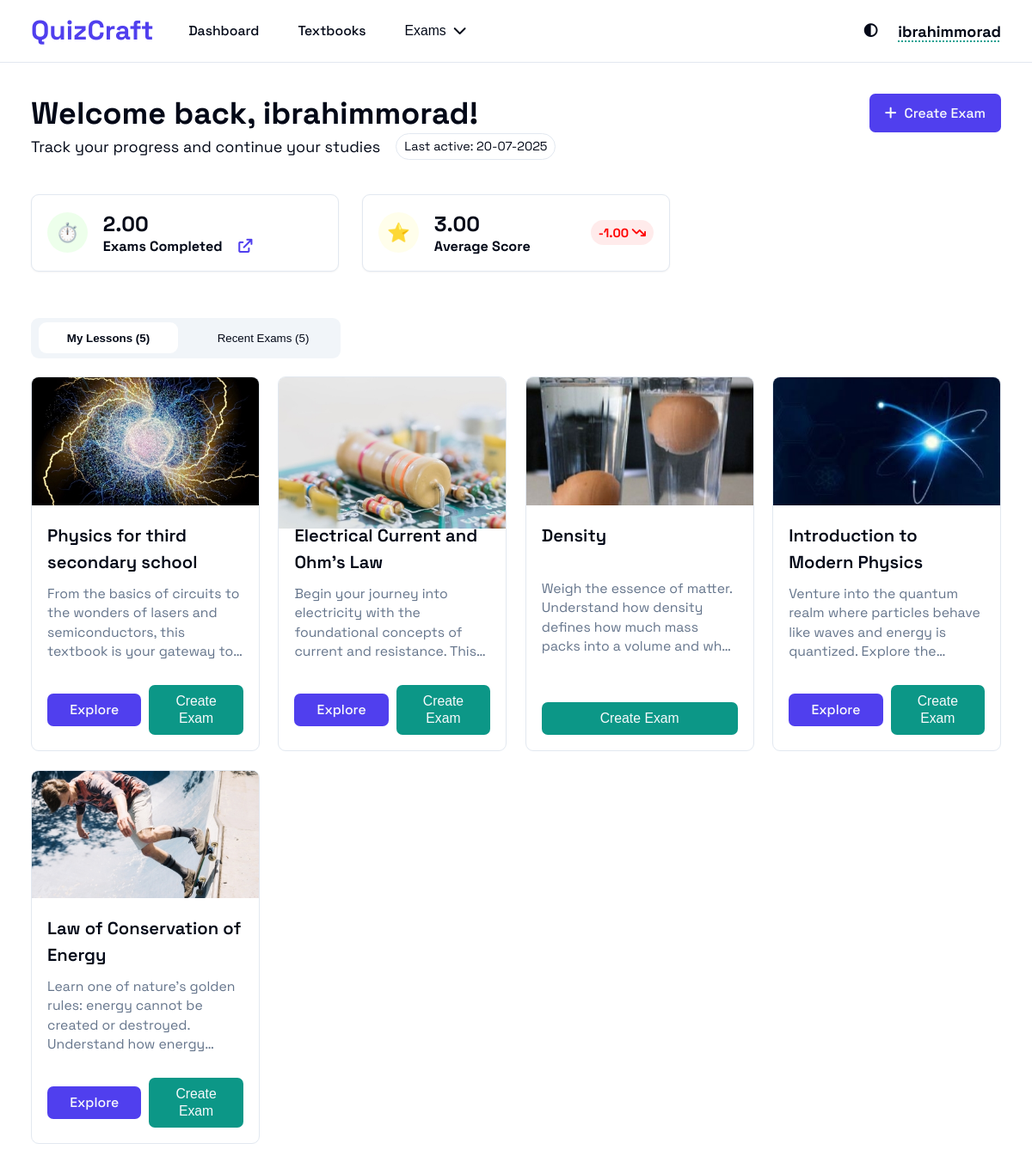
The page /dashboard/ (signed in) on the database its author committed.
### scope/models.py (models this page shows, shortened)
class Scope(models.Model):
    class LevelChoices(models.IntegerChoices):
        TEXTBOOK = 0, "Textbook"
        UNIT = 1, "Unit"
        CHAPTER = 2, "Chapter"
        LESSON = 3, "Lesson"
    title = models.CharField(max_length=256)
    caption = models.TextField(blank=True, default="")
    cover = models.ImageField(null=True, blank=True)
    slug = models.SlugField(max_length=512, unique=True, editable=False)
    in_scope_order = models.PositiveSmallIntegerField(
        default=0
    )  # 0 is just for Textbooks since it is not sorted by this field and does not need sorting
    parent = models.ForeignKey(
        "self",
        null=True,
        blank=True,
        on_delete=models.CASCADE,
        related_name="children",
        related_query_name="child",
        db_index=True,
    )
    level = models.PositiveSmallIntegerField(
        choices=LevelChoices, default=LevelChoices.TEXTBOOK, editable=False
    )
    class Meta:
        ordering = ["in_scope_order"]
        constraints = [
            models.UniqueConstraint(
                fields=["parent", "in_scope_order"],
                condition=models.Q(parent__isnull=False),
                name="unique_scope_order_in_parent",
            ),
            models.UniqueConstraint(
                fields=["parent", "title"], name="unique_title_of_same_parent"
            ),
        ]
    @property
    def url(self):
        return reverse("scope-details", kwargs={"slug": self.slug})
    @property
    def type(self):
        return self.LevelChoices(self.level).label

### dashboard/views.py (the view)
# urls.py: path("dashboard/", dashboard, name="dashboard"),
@login_required
def dashboard(request):
    submissions = Submission.objects.filter(
        user=request.user, score__isnull=False
    ).order_by("-updated_at")
    submissions_count = submissions.count()
    avg_score = submissions.aggregate(avg_score=Avg("score"))["avg_score"]
    prev_avg_score = 0
    if submissions_count > 1:
        prev_avg_score = submissions[: submissions_count - 1].aggregate(
            avg_score=Avg("score")
        )["avg_score"]
    context = {
        "stats": [
            {
                "title": "Exams Completed",
                "count": submissions_count,
                "icon": "⏱️",
                "url": reverse("exam-list"),
                "trend": None,
            },
            {
                "title": "Average Score",
                "count": avg_score,
                "icon": "⭐",
                "url": None,
                "trend": avg_score - prev_avg_score,
            },
        ],
        "My_lessons": request.user.profile.scopes.all(),
        "recent_exams": get_submissions(request=request, limit=5),
    }
    return render(request, "dashboard/dashboard.html", context)

### exam/models.py (called while the page is built)
    @property
    def percentage(self):
        if self.score:
            return self.score / self.exam.problems.count() * 100
        return None

### dashboard/templates/dashboard/dashboard.html (shortened to what this page needs)
{% extends "base.html" %}
{% load static %}
{% load exam_filters %}
{% block css %}
<link rel="stylesheet" href="{% static 'css/base.css' %}">
<link rel="stylesheet" href="{% static 'css/header.css' %}">
<link rel="stylesheet" href="{% static 'css/dashboard.css' %}">
<link rel="stylesheet" href="{% static 'css/scope.css' %}">
<link rel="stylesheet" href="{% static 'css/exam_list.css' %}">
<link rel="stylesheet" href="https://cdnjs.cloudflare.com/ajax/libs/font-awesome/6.5.0/css/all.min.css">
{% endblock css %}
{% block content %}
{% include "components/header.html" %}
<main class="container">
  <div class="dashboard-header">
    <div>
      <h1>Welcome back, {{ user.username }}!</h1>
      <div class="dashboard-subheader">
        <p>Track your progress and continue your studies</p>
        <span class="badge">Last active: {{ user.last_login|date:"d-m-Y" }}</span>
      </div>
    </div>
    <a href="{% url 'exam-custom' %}" class="btn-primary">
      <i class="fa-solid fa-plus"></i>
      Create Exam
    </a>
  </div>
  <section class="summary-grid">
    {% for stat in stats  %}
    {% include "dashboard/components/summary_card.html" with title=stat.title count=stat.count icon=stat.icon url=stat.url trend=stat.trend %}
    {% endfor %}
  </section>
  <nav class="tabs">
    <div class="tab-switcher"></div>
    <button data-tab="lessons" class="tab-trigger active">My Lessons ({{ My_lessons|length }})</button>
    <button data-tab="recent" class="tab-trigger">Recent Exams ({{ recent_exams.submissions|length }})</button>
  </nav>
  <div id="tab-lessons" class="tab-content active">
    <div class="content-grid">
      {% for lesson in My_lessons %}
        {% include "components/card.html" with scope=lesson %}
      {% endfor %}
    </div>
  </div>
{% endblock %}

### templates/base.html (shortened to what this page needs)
{% load static %}
<!DOCTYPE html>
<html lang="en">
  <head>
    {% block css %}
    {% endblock css %}
    <link rel="stylesheet" href="https://cdnjs.cloudflare.com/ajax/libs/font-awesome/6.0.0-beta3/css/all.min.css">
  </head>
  <body>
    {% block content %}
    {% endblock content %}
  </body>
</html>

### templates/components/header.html (shortened to what this page needs)
{% load static %}
<header class="main-header">
  <div class="header-container">
    <div class="header-content">
      <div class="header-left-content">
        <a href="{% url 'dashboard' %}" class="logo">
          <span>QuizCraft</span>
        </a>
        <nav class="main-nav">
          <ul>
            <li>
              <a href="{% url 'dashboard' %}">Dashboard</a>
            </li>
            <li>
              <a href="{% url 'textbooks' %}">Textbooks</a>
            </li>
            <li>
              <button class="header-exam-button">
                <span>Exams</span>
                <i class="fa-solid fa-chevron-down"></i>
              </button>
            </li>
          </ul>
        </nav>
      </div>
      <div class="header-right-content">
        <span class="theme-toggle-button"></span>
        <div class="auth-container">
          {% if user.is_authenticated %}
          <strong class="user-name">{{ user.username }}</strong>
          {% else %}
          <a href="{% url 'login' %}">Login</a>
          <span>/</span>
          <a href="{% url 'register' %}">Register</a>
          {% endif %}
        </div>
      </div>
    </div>
  </div>
</header>

### dashboard/templates/dashboard/components/summary_card.html
<div class="summary-card">
  <div class="icon" data-type="{{ title|slugify }}">{{ icon }}</div>
  <div class="info">
    <h2>{{ count|floatformat:2 }}</h2>
    <p>
      {{ title }}
      {% if url %}
      <a href="{{ url }}" class="quick-link">
        <i class="fa-solid fa-external-link"></i>
      </a>
      {% endif %}
    </p>
  </div>
  {% if trend is not None %}
    <span class="trend" data-value="{{ trend }}">
      {{ trend|floatformat:2 }}
      <i class="fa-solid {% if trend > 0 %}fa-arrow-trend-up{% elif trend < 0 %}fa-arrow-trend-down{% else %}fa-arrow-right{% endif %}"></i>
    </span>
  {% endif %}
</div>

### templates/components/card.html
<div class="card">
  <div class="thumbnail">
    <img src="{% if scope.cover %}{{ scope.cover.url }}{% else %}''{% endif %}" alt="{{ scope.title }}" width="400">
  </div>
  <div class="card-content">
    <h3 class="card-title">{{ scope.title }}</h3>
    <p class="card-caption">{{ scope.caption }}</p>
    <div class="card-actions">
      {% if scope.type != "Lesson" %}
        <a href="{{ scope.url }}">Explore</a>
      {% endif %}
      {% include "components/create_exam.html" with is_card=True type=scope.type id=scope.id %}
    </div>
  </div>
</div>

### templates/components/create_exam.html (shortened to what this page needs)
<form action="{% url 'exam-create' %}" method="post" class="create-exam-form">
    <button type="submit" class="create-exam-btn">Create {% if not is_card %}Full {{ type }} {% endif %} Exam</button>
  </form>

### templates/components/exam_card.html (shortened to what this page needs)
{% load exam_filters %}

### static/css/base.css (style rules this page uses)
:root { --background: hsl(0, 0%, 100%); --foreground: hsl(222.2, 84%, 4.9%); --card: hsl(0, 0%, 100%); --card-foreground: hsl(222.2, 84%, 4.9%); --popover: hsl(0, 0%, 100%); --popover-foreground: hsl(222.2, 84%, 4.9%); --primary: hsl(246, 84%, 59%); --primary-foreground: hsl(210, 40%, 98%); --secondary: hsl(210, 40%, 96.1%); --secondary-foreground: hsl(222.2, 47.4%, 11.2%); --muted: hsl(210, 40%, 96.1%); --muted-foreground: hsl(215.4, 16.3%, 46.9%); --accent: hsl(173, 85%, 32%); --accent-foreground: hsl(210, 40%, 98%); --message-warning-fg: rgb(102, 60, 0); --message-warning-bg: rgb(255, 244, 229); --message-error-fg: rgb(152, 0, 0); --message-error-bg: rgb(255, 226, 183); --message-success-fg: rgb(1, 164, 1); --message-success-bg: rgb(226, 255, 226); --destructive: hsl(0, 84.2%, 60.2%); --destructive-foreground: hsl(210, 40%, 98%); --border: hsl(214.3, 31.8%, 91.4%); --input: hsl(214.3, 31.8%, 91.4%); --ring: hsl(222.2, 84%, 4.9%); --radius: 0.5rem; --sidebar-background: hsl(0, 0%, 98%); --sidebar-foreground: hsl(240, 5.3%, 26.1%); --sidebar-primary: hsl(240, 5.9%, 10%); --sidebar-primary-foreground: hsl(0, 0%, 98%); --sidebar-accent: hsl(240, 4.8%, 95.9%); --sidebar-accent-foreground: hsl(240, 5.9%, 10%); --sidebar-border: hsl(220, 13%, 91%); --sidebar-ring: hsl(217.2, 91.2%, 59.8%); }
* { box-sizing: border-box; margin: 0; padding: 0; }
html { font-family: 'spacegrotesk', sans-serif; font-weight: 400; font-size: 18px; }
body { min-height: 100vh; width: 100%; background-color: var(--background); color: var(--foreground); position: relative; display: flex; flex-direction: column; align-items: stretch; }
.container { max-width: 80rem; margin: 0 auto; padding: 2rem 1rem; width: 100%; }
@media (min-width: 640px) { .container { padding-left: 1.5rem; padding-right: 1.5rem; } }
@media (min-width: 1024px) { .container { padding-left: 2rem; padding-right: 2rem; } }

### static/css/header.css (style rules this page uses)
.main-header { background-color: var(--background); border-bottom: 1px solid var(--border); position: sticky; top: 0; z-index: 10; }
.header-container { max-width: 80rem; margin-left: auto; margin-right: auto; padding-left: 1rem; padding-right: 1rem; }
@media (min-width: 640px) { .header-container { padding-left: 1.5rem; padding-right: 1.5rem; } }
@media (min-width: 1024px) { .header-container { padding-left: 2rem; padding-right: 2rem; } }
.header-content { display: flex; justify-content: space-between; height: 4rem; }
.header-left-content { display: flex; align-items: center; }
.main-nav { display: none; }
@media (min-width: 1024px) { .main-nav { display: block; } }
.main-nav>ul { display: flex; align-items: center; gap: 1rem; margin-left: 1.5rem; list-style: none; }
.main-nav>ul>li { display: flex; align-items: center; gap: 0.5rem; cursor: pointer; position: relative; }
.auth-container { display: none; align-items: center; gap: 0.5rem; }
@media (min-width: 1024px) { .auth-container { display: flex; } }
.menu-button, .theme-toggle-button { display: flex; align-items: center; cursor: pointer; border-radius: var(--radius); }

### static/css/exam_list.css (style rules this page uses)
.btn-primary { background-color: var(--primary); color: var(--primary-foreground); border: none; }

### rows shown on the page
Scope: cover (picture), title "Physics for third secondary school", caption "From the basics of circuits to the wonders of lasers and semiconductors, this textbook is your gateway…"
Scope: cover (picture), title "Electrical Current and Ohm’s Law", caption "Begin your journey into electricity with the foundational concepts of current and resistance.…"
Scope: cover (picture), title "Density", caption "Weigh the essence of matter. Understand how density defines how much mass packs into a volume and…"
Scope: cover (picture), title "Introduction to Modern Physics", caption "Venture into the quantum realm where particles behave like waves and energy is quantized. Explore…"
Scope: cover (picture), title "Law of Conservation of Energy", caption "Learn one of nature’s golden rules: energy cannot be created or destroyed. Understand how…"

### other values the page prints
{{ user.username }} "ibrahimmorad"
{{ user.last_login|date:"d-m-Y" }} "20-07-2025"
{{ icon }} "⏱️" "⭐"
{{ count|floatformat:2 }} "2.00" "3.00"
{{ title }} "Exams Completed" "Average Score"
{{ trend|floatformat:2 }} "-1.00"
{{ My_lessons|length }} "5"
{{ recent_exams.submissions|length }} "5"
